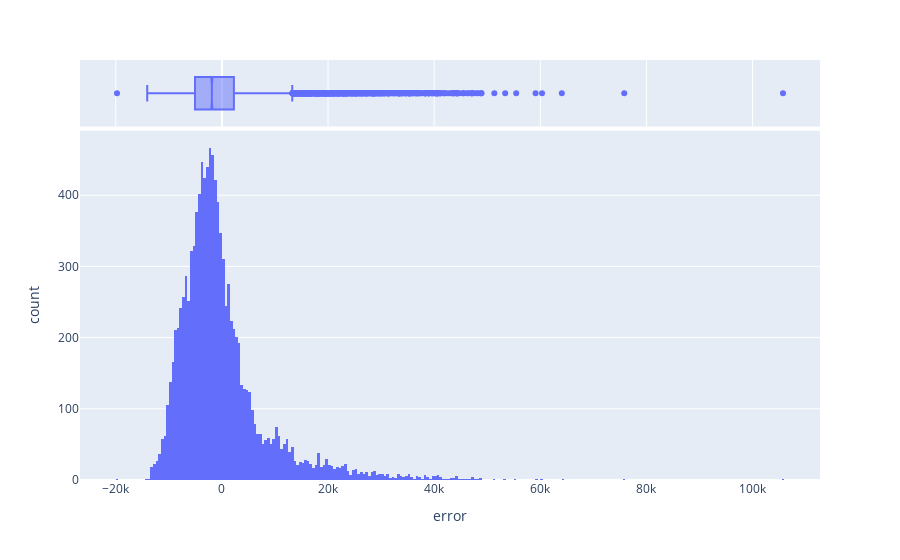

This figure's notebook cell:
### Code cell
fig = px.histogram(bmw, x='error', marginal='box')
fig.show()

### Figure 1 — Plotly figure (JSON) as saved in the notebook; plotly's stock layout.template omitted (floating-point values rounded to 4 significant figures; data arrays with more than 128 entries replaced by an {"elided": "..."} marker saying what was removed)
{"data": [{"alignmentgroup": "True", "bingroup": "x", "hovertemplate": "error=%{x}<br>count=%{y}<extra></extra>", "legendgroup": "", "marker": {"color": "#636efa", "pattern": {"shape": ""}}, "name": "", "offsetgroup": "", "orientation": "v", "showlegend": false, "type": "histogram", "x": {"elided": "10781 float values"}, "xaxis": "x", "yaxis": "y"}, {"alignmentgroup": "True", "hovertemplate": "error=%{x}<extra></extra>", "legendgroup": "", "marker": {"color": "#636efa"}, "name": "", "notched": true, "offsetgroup": "", "showlegend": false, "type": "box", "x": {"elided": "10781 float values"}, "xaxis": "x2", "yaxis": "y2"}], "layout": {"barmode": "relative", "legend": {"tracegroupgap": 0}, "margin": {"t": 60}, "xaxis": {"anchor": "y", "domain": [0, 1], "title": {"text": "error"}}, "xaxis2": {"anchor": "y2", "domain": [0, 1], "matches": "x", "showgrid": true, "showticklabels": false}, "yaxis": {"anchor": "x", "domain": [0, 0.8316], "title": {"text": "count"}}, "yaxis2": {"anchor": "x2", "domain": [0.8416, 1], "matches": "y2", "showgrid": false, "showline": false, "showticklabels": false, "ticks": ""}}}
